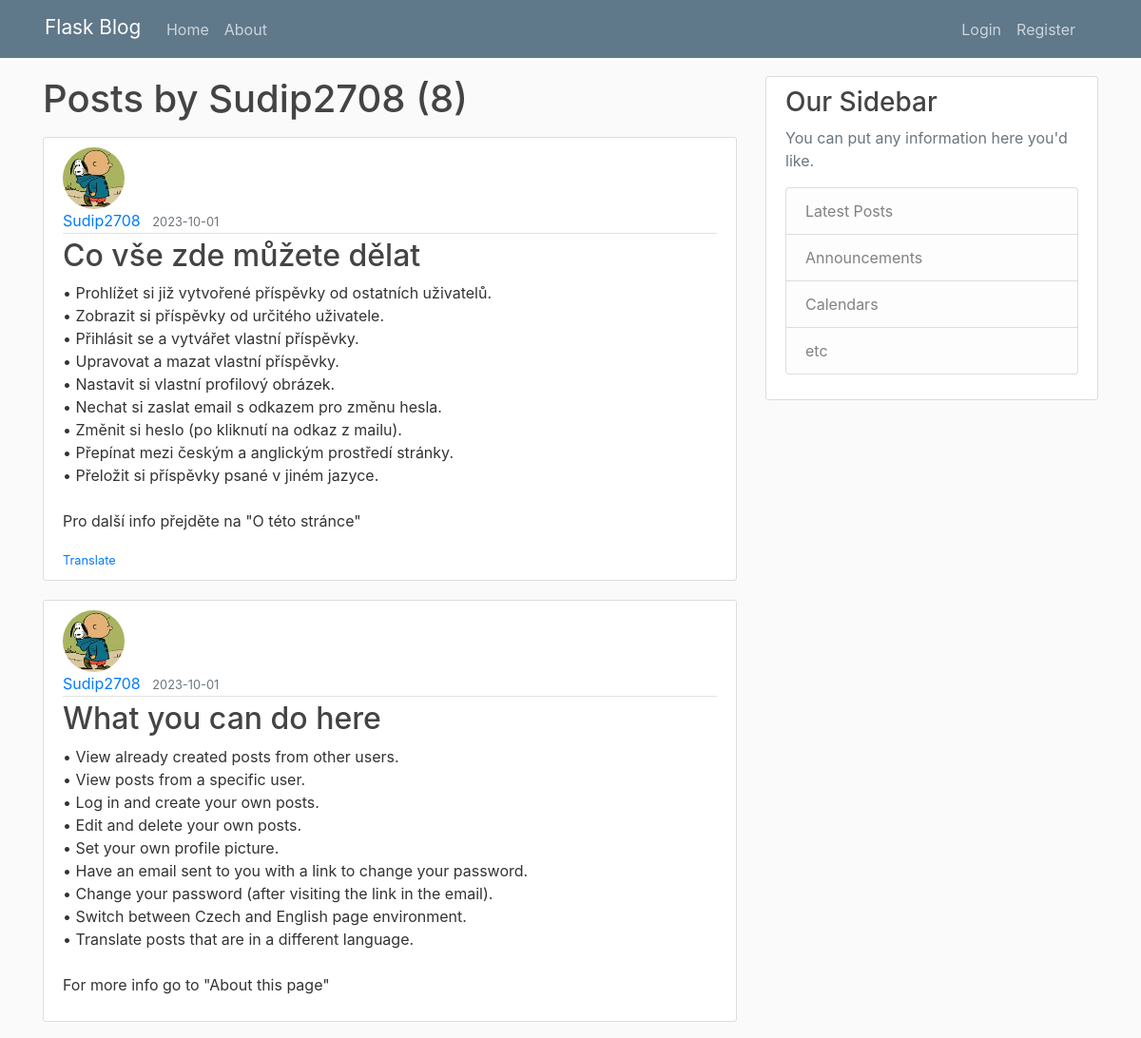
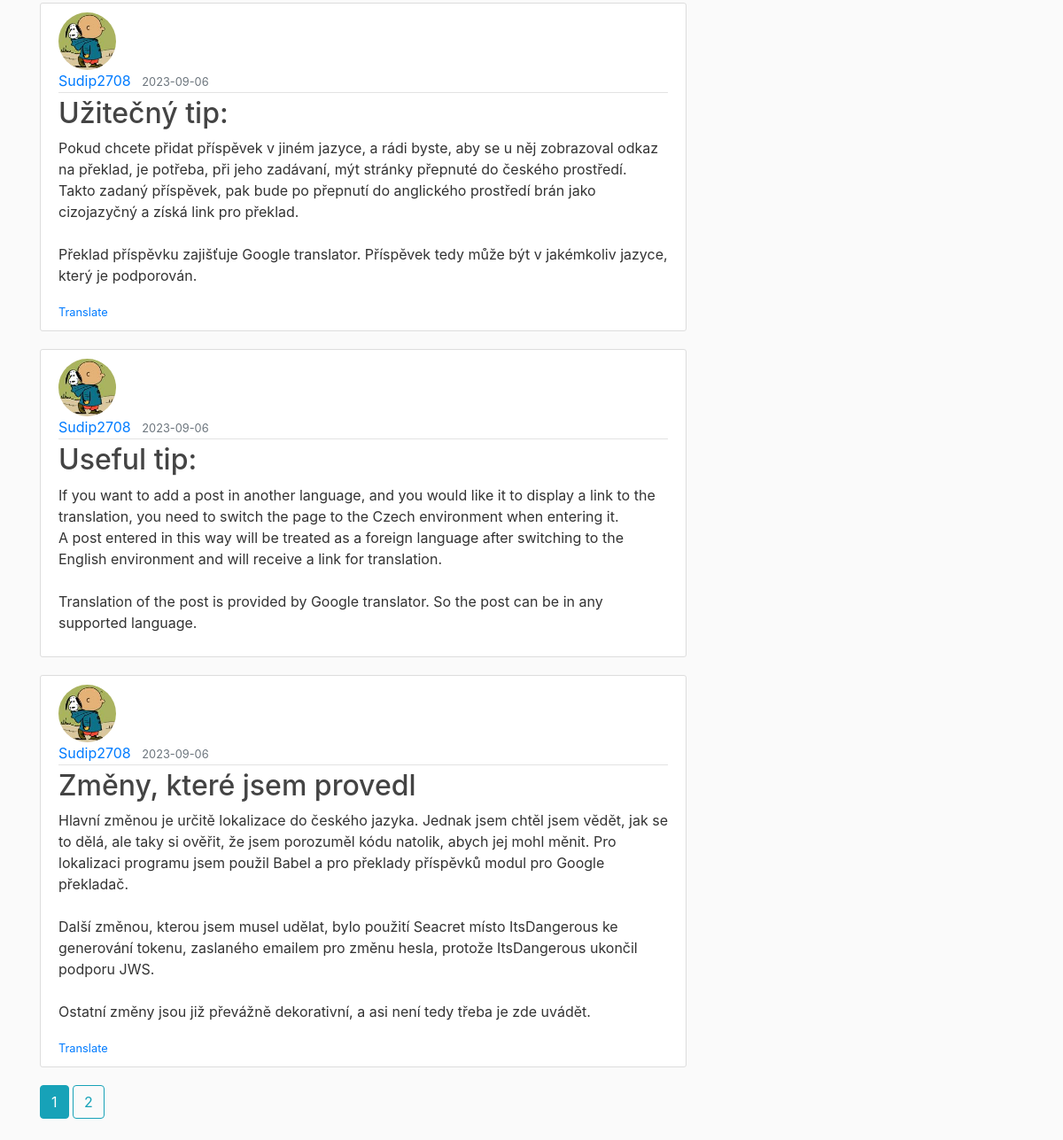
/user/Sudip2708, run on the app's committed database (2 pictures, top to bottom).
### flaskblog/db_models.py (models this page shows, shortened)
class User(db.Model, UserMixin):
    id = db.Column(
        db.Integer,
        primary_key=True
    )
    username = db.Column(
        db.String(20),
        unique=True,
        nullable=False
    )
    email = db.Column(
        db.String(120),
        unique=True,
        nullable=False
    )
    profile_picture = db.Column(
        db.String(20),
        nullable=False,
        default='default.jpg'
    )
    password = db.Column(
        db.String(60),
        nullable=False
    )
    posts = db.relationship(
        'Post',
        backref='author',
        lazy=True
    )

class Post(db.Model):
    id = db.Column(
        db.Integer,
        primary_key=True
    )
    title = db.Column(
        db.String(100),
        nullable=False
    )
    date_posted = db.Column(
        db.DateTime,
        nullable=False,
        default=datetime.utcnow
    )
    content = db.Column(
        db.Text,
        nullable=False
    )
    author_id = db.Column(
        db.Integer,
        db.ForeignKey('user.id'),
        nullable=False
    )
    language = db.Column(
        db.Text,
        nullable=False
    )

### flaskblog/posts/routes.py (the view)
@posts.route("/user/<string:username>")
def user_posts(username):
    page = request.args.get('page', 1, type=int)
    user = User.query.filter_by(username=username).first_or_404()
    posts = Post.query\
        .filter_by(author=user)\
        .order_by(Post.date_posted.desc())\
        .paginate(page=page, per_page=5)
    return render_template(
        'posts_user_posts.html',
        posts=posts,
        user=user,
        language=Locale.current.language
    )

### flaskblog/__init__.py (called while the page is built)
def get_locale():
    return Locale.current

### flaskblog/templates/posts_user_posts.html
{% extends "layout.html" %}
{% block content %}
    <h1 class="mb-3">{{ _("Posts by") }} {{ user.username }} ({{ posts.total }})</h1>
    {% for post in posts.items %}
        <article class="media content-section">
            <div class="media-body">
                <img class="rounded-circle article-img"
                     src="{{ url_for('static', filename='profile_pictures/' + post.author.profile_picture) }}">
                <div class="article-metadata">
                    <a class="mr-2"
                       href="{{ url_for('posts.user_posts', username=post.author.username) }}">
                        {{ post.author.username }}
                    </a>
                    <small class="text-muted">{{ post.date_posted.strftime("%Y-%m-%d") }}</small>
                </div>
                <h2><a class="article-title" href="{{ url_for('posts.post', post_id=post.id) }}">{{ post.title }}</a></h2>
                <p class="article-content">{{ post.content }}</p>
                {% if post.language != language %}
                    <small class="text-muted">
                        <a href="{{ url_for('main.translate', post_id=post.id) }}">{{ _("Translate") }}</a>
                    </small>
                {% endif %}
            </div>
        </article>
    {% endfor %}
    {% for page_num in posts.iter_pages(left_edge=1, right_edge=1, left_current=1, right_current=2) %}
        {% if page_num %}
            {% if posts.page == page_num %}
                <a class="btn btn-info mb-4" href="{{ url_for('main.home', page=page_num) }}">{{ page_num }}</a>
            {% else %}
                <a class="btn btn-outline-info mb-4" href="{{ url_for('main.home', page=page_num) }}">{{ page_num }}</a>
            {% endif %}
        {% else %}
            ...
        {% endif %}
    {% endfor %}
{% endblock content %}

### flaskblog/static/main.css (style rules this page uses)
body { background: #fafafa; color: #333333; margin-top: 5rem; }
h1, h2, h3, h4, h5, h6 { color: #444444; }
.content-section { background: #ffffff; padding: 10px 20px; border: 1px solid #dddddd; border-radius: 3px; margin-bottom: 20px; }
.article-title { color: #444444; }
.article-content { white-space: pre-line; }
.article-img { height: 65px; width: 65px; margin-right: 16px; }
.article-metadata { padding-bottom: 1px; margin-bottom: 4px; border-bottom: 1px solid #e3e3e3 }

### data on the page
User: username "Sudip2708"
Post: profile_picture (picture), author.username "Sudip2708", date_posted "2023-10-01", title "Co vše zde můžete dělat", content "• Prohlížet si již vytvořené příspěvky od ostatních uživatelů. • Zobrazit si příspěvky od určitého uživatele. • Přihlásit se a vytvářet vlastní příspěvky. • Upravovat a mazat vlastní příspěvky. • Nastavit si vlastní profilový obrázek. • Nechat si zaslat email s odkazem pro změnu hesla. • Změnit si heslo (po kliknutí na odkaz z mailu). • Přepínat mezi českým a anglickým prostředí stránky. • Přeložit si příspěvky psané v jiném jazyce. Pro další info přejděte na \"O této stránce\""
Post: profile_picture (picture), author.username "Sudip2708", date_posted "2023-10-01", title "What you can do here", content "• View already created posts from other users. • View posts from a specific user. • Log in and create your own posts. • Edit and delete your own posts. • Set your own profile picture. • Have an email sent to you with a link to change your password. • Change your password (after visiting the link in the email). • Switch between Czech and English page environment. • Translate posts that are in a different language. For more info go to \"About this page\""
Post: profile_picture (picture), author.username "Sudip2708", date_posted "2023-09-06", title "Užitečný tip:", content "Pokud chcete přidat příspěvek v jiném jazyce, a rádi byste, aby se u něj zobrazoval odkaz na překlad, je potřeba, při jeho zadávaní, mýt stránky přepnuté do českého prostředí. Takto zadaný příspěvek, pak bude po přepnutí do anglického prostředí brán jako cizojazyčný a získá link pro překlad. Překlad příspěvku zajišťuje Google translator. Příspěvek tedy může být v jakémkoliv jazyce, který je podporován."
Post: profile_picture (picture), author.username "Sudip2708", date_posted "2023-09-06", title "Useful tip:", content "If you want to add a post in another language, and you would like it to display a link to the translation, you need to switch the page to the Czech environment when entering it. A post entered in this way will be treated as a foreign language after switching to the English environment and will receive a link for translation. Translation of the post is provided by Google translator. So the post can be in any supported language."
Post: profile_picture (picture), author.username "Sudip2708", date_posted "2023-09-06", title "Změny, které jsem provedl", content "Hlavní změnou je určitě lokalizace do českého jazyka. Jednak jsem chtěl jsem vědět, jak se to dělá, ale taky si ověřit, že jsem porozuměl kódu natolik, abych jej mohl měnit. Pro lokalizaci programu jsem použil Babel a pro překlady příspěvků modul pro Google překladač. Další změnou, kterou jsem musel udělat, bylo použití Seacret místo ItsDangerous ke generování tokenu, zaslaného emailem pro změnu hesla, protože ItsDangerous ukončil podporu JWS. Ostatní změny jsou již převážně dekorativní, a asi není tedy třeba je zde uvádět."

### other printed values
{{ posts.total }} "8"
{{ page_num }} "1"
{{ page_num }} "2"
